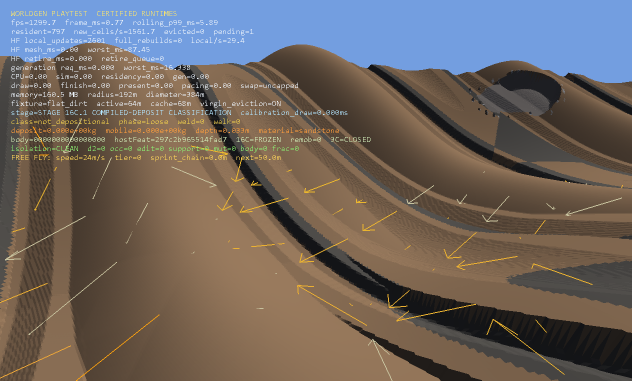
#> input picture Docs/provenance_16c1_compiled_deposit_classification_player_view.ppm, 1264 x 761 px, given in place of provenance_mv1rot_00_mv2boff_cull.ppm, which was not available (shown at 1/2 size)
$ python viz_ms1b_ab.py
#> lines starting #> are read from the running program, lines starting #| are printed output that depends on the picture; pictures that were not available may be replaced by others from this repository, and a replacement may not be noted
### Tools/Worldgen/macro_page_contract.py
"""EI0.C canonical macro-page authority contract.

This module validates immutable macro projection pages.  Page and descriptor
schema versions are representation identities; only ``GenesisIdentity`` is
hashed into ``genesis_digest``.  The page binds to a genesis, never to a
playthrough/world UUID.
"""

from __future__ import annotations

from dataclasses import dataclass, field
from decimal import Decimal, InvalidOperation
import hashlib
import json
import math
from pathlib import Path

try:
    import generated_world_descriptors as descriptors
except ModuleNotFoundError:  # package import in focused certs
    from . import generated_world_descriptors as descriptors


MAGIC = "PROVENANCE_MACRO_AUTHORITY_PAGE_V2"
LEGACY_MAGIC = "PROVENANCE_MACRO_AUTHORITY_PAGE_V1"
PAGE_SCHEMA_VERSION = 2
PAGE_DIGEST_ALGORITHM = "sha256-canonical-records-v1"
SOURCE_DIGEST_ALGORITHM = "fnv1a64-height-centimeters-le6-v1"
SURFACE_DIGEST_ALGORITHM = "fnv1a64-packed-le5-v1"
WATER_DIGEST_ALGORITHM = "fnv1a64-packed-le8-v1"
PAYLOAD_ENCODING = "ascii-row-major-v1"
REGION_SIZE_M = Decimal("64000.0")
REGION_HALF_M = Decimal("32000.0")
SUPERTILE_SIZE_M = Decimal("384000.0")
REGION_KEY = "causal_world_macro_provinces_floor"

FNV_OFFSET = 14695981039346656037
FNV_PRIME = 1099511628211

GENESIS_FIELDS = (
    "identity_schema_version", "seed", "coordinate_frame_id",
    "generator_family", "generator_version", "generator_build_digest",
    "generator_config_digest", "material_registry_id",
    "material_registry_digest", "surface_grammar_id",
    "surface_grammar_version", "water_grammar_id", "water_grammar_version",
)

_IDENTITY_PRODUCT = json.loads(
    (Path(__file__).with_name("provenance_macro_identity.generated.json"))
    .read_text(encoding="utf-8"))
#> (reads Tools/Worldgen/provenance_macro_identity.generated.json from the repository)
GENESIS_IDENTITY = {
    name: _IDENTITY_PRODUCT[name] for name in GENESIS_FIELDS
}

# Superseded identities are evidence only. They can be inspected in explicit
# diagnostic mode and can never enter canonical authority.
LEGACY_GENESIS_IDENTITY = {
    **GENESIS_IDENTITY,
    "generator_build_digest": "afa225c1bada4642a3ba6dd79948870e396293a5dd8c5595b1e8c10257a8b72a",
    "generator_config_digest": "f5ad774512951d272fe507700dd4702ac3094f253c75596936a92e1d852cf8a0",
    "material_registry_digest": "e33bf4530caf681caed2d8a0bebe5cd886fd38d4954a480fa4d458149f825c76",
}
LEGACY_GENESIS_DIGEST = "17405cbecb97d55aee9e85408e8735c7f055f6ad87369dfa94bee4762c67e994"
TOOLCHAIN_SUPERSEDED_GENESIS_IDENTITY = {
    **GENESIS_IDENTITY,
    "generator_build_digest": "5d7c1636de50e62dabbae43233e7fc4abdb6d16bc06e79874a92f0010f697d08",
}
TOOLCHAIN_SUPERSEDED_GENESIS_DIGEST = (
    "8394bfefb6955cfffec1c927721d2e6da1b4a24c5525dce4cd238640c2ecd801")
SUPERSEDED_GENESIS_IDENTITIES = (
    (LEGACY_GENESIS_IDENTITY, LEGACY_GENESIS_DIGEST, "opaque EI0.C"),
    (TOOLCHAIN_SUPERSEDED_GENESIS_IDENTITY,
     TOOLCHAIN_SUPERSEDED_GENESIS_DIGEST, "toolchain-sensitive EI0.E/EI2"),
)


def canonical_genesis_bytes(identity: dict) -> bytes:
    if set(identity) != set(GENESIS_FIELDS):
        raise ValueError("malformed GenesisIdentity")
    ordered = {name: identity[name] for name in GENESIS_FIELDS}
    return json.dumps(ordered, ensure_ascii=False, separators=(",", ":")).encode("utf-8")


def genesis_digest(identity: dict = GENESIS_IDENTITY) -> str:
    return hashlib.sha256(canonical_genesis_bytes(identity)).hexdigest()


GENESIS_DIGEST = genesis_digest()
if GENESIS_DIGEST != _IDENTITY_PRODUCT["genesis_digest"]:
    raise RuntimeError("stale generated Provenance macro identity")


class Failure:
    NONE = "NONE"
    IO_ERROR = "IO_ERROR"
    LEGACY_PAGE = "LEGACY_PAGE"
    MALFORMED_HEADER = "MALFORMED_HEADER"
    UNSUPPORTED_PAGE_SCHEMA = "UNSUPPORTED_PAGE_SCHEMA"
    WRONG_GENESIS = "WRONG_GENESIS"
    WRONG_GENERATOR = "WRONG_GENERATOR"
    WRONG_MATERIAL_REGISTRY = "WRONG_MATERIAL_REGISTRY"
    WRONG_SCHEMA_DIGEST = "WRONG_SCHEMA_DIGEST"
    WRONG_PAGE_COORD = "WRONG_PAGE_COORD"
    INVALID_RANGE = "INVALID_RANGE"
    TRUNCATED_PAYLOAD = "TRUNCATED_PAYLOAD"
    UNSUPPORTED_SURFACE_ENCODING = "UNSUPPORTED_SURFACE_ENCODING"
    UNSUPPORTED_WATER_ENCODING = "UNSUPPORTED_WATER_ENCODING"
    SOURCE_DIGEST_MISMATCH = "SOURCE_DIGEST_MISMATCH"
    SURFACE_DIGEST_MISMATCH = "SURFACE_DIGEST_MISMATCH"
    WATER_DIGEST_MISMATCH = "WATER_DIGEST_MISMATCH"
    PAGE_DIGEST_MISMATCH = "PAGE_DIGEST_MISMATCH"
    INVALID_ENUM = "INVALID_ENUM"
    LINEAGE_MISMATCH = "LINEAGE_MISMATCH"


class Trust:
    UNLOADED = "UNLOADED"
    VALIDATING = "VALIDATING"
    VALID_AUTHORITY = "VALID_AUTHORITY"
    QUARANTINED = "QUARANTINED"
    DIAGNOSTIC_ONLY = "DIAGNOSTIC_ONLY"


@dataclass
class ValidationResult:
    trust: str = Trust.QUARANTINED
    failure: str = Failure.MALFORMED_HEADER
    detail: str = ""
    values: dict[str, str] = field(default_factory=dict)
    heights: list[float] = field(default_factory=list)
    surface_codes: list[int] = field(default_factory=list)
    water_codes: list[int] = field(default_factory=list)

    @property
    def authoritative(self) -> bool:
        return self.trust == Trust.VALID_AUTHORITY


@dataclass
class TrustedPageSlot:
    """Atomic publication model: an invalid candidate never replaces trust."""

    published: ValidationResult | None = None
    last_rejected: ValidationResult | None = None

    # [14 lines left out: functions publish_candidate, _fnv_bytes, not called in this run]


def fnv_text(text: str) -> str:
    return f"{_fnv_bytes(text.encode('utf-8')):016x}"


def region_id(seed: str, ri: int, rj: int, region_key: str = REGION_KEY) -> str:
    return fnv_text(f"{region_key}:macro:{seed}:({ri},{rj})")


# [5 lines left out: function supertile_cell, not called in this run]


def supertile_id(seed: str, sti: int, stj: int, region_key: str = REGION_KEY) -> str:
    return fnv_text(f"{region_key}:macro:{seed}:supertile:({sti},{stj})")


# [23 lines left out: functions _records, canonical_page_bytes, not called in this run]


def page_digest(magic: str, values: dict[str, str]) -> str:
    return hashlib.sha256(canonical_page_bytes(magic, values)).hexdigest()


# [13 lines left out: functions _height_digest, _packed_digest, not called in this run]


def _fail(code: str, detail: str, values=None, trust=Trust.QUARANTINED) -> ValidationResult:
    return ValidationResult(trust=trust, failure=code, detail=detail, values=values or {})


# [198 lines left out: functions validate_text, reissue_identity_text, upgrade_legacy_page_text, load_and_validate, not called in this run]

### Tools/Worldgen/viz_ms1b_ab.py
"""MS1.B A/B contact sheet.

TOP: real-renderer near/mid origin world (MV1), MS1.B OFF (frozen single-layer
DIAGNOSTIC palette -- the 'alpine white' / olive / grey the cut retires) vs ON
(one shared SurfaceState->appearance resolver; material-derived).

BOTTOM: the far origin world (+/-160 km) rendered top-down through the SAME MS1.B
appearance palette from the SHIPPED page descriptor -- volcanic (dark), rock,
regolith, sediment provinces read as different MATERIALS, not an elevation ramp.
This bottom panel mirrors the C++ Ms1::ResolveAppearance base-albedo tables so it
previews the far material world the renderer draws from the descriptor.

Run:  python Tools/Worldgen/viz_ms1b_ab.py
Emits: Docs/provenance_ms1b_ab_contact_sheet.png
"""
from __future__ import annotations
from pathlib import Path
from PIL import Image, ImageDraw

import macro_authority as MA
from macro_authority import unpack_surface

ROOT = Path(__file__).resolve().parents[2]
DOCS = ROOT / "Docs"
PAGE_DIR = ROOT / "Data" / "Worldgen" / "MacroAuthority"
SCRATCH = Path(r"C:\Users\D-Day\AppData\Local\Temp\claude\C--Users-D-Day-ProvenanceEsoterica\64608940-1826-4869-b6c1-4bf5c20595bc\scratchpad")

# ---- mirror of Ms1::LithologyAlbedo / SubstrateAlbedo (base albedo, 0..1) --------------- #
LITH = {0:(0.62,0.58,0.55),1:(0.24,0.22,0.22),2:(0.78,0.63,0.41),3:(0.42,0.44,0.45),
        4:(0.80,0.79,0.71),5:(0.74,0.70,0.72),6:(0.52,0.48,0.54),7:(0.55,0.52,0.50)}
def _mix(a,b,t): return tuple(a[i]+(b[i]-a[i])*max(0,min(1,t)) for i in range(3))
# [24 lines left out: function base_albedo, not called in this run]

def ss_sub(ss):  # substrate index via name
    return MA._SUBSTRATE_IDX[ss.substrate_class]
def ss_lith(ss): return MA._LITHOLOGY_IDX[ss.lithology_class]
def ss_fam(ss):  return MA._FAMILY_IDX[ss.dominant_surface_family]

def load_ppm(path):
    return Image.open(path).convert("RGB")
#> returned value is the input picture: PIL image 1264x761 RGB; mean R, G, B 109.3, 100.4, 95.4

def label(img, text, h=22):
    out=Image.new("RGB",(img.width,img.height+h),(20,20,24))
    out.paste(img,(0,h)); d=ImageDraw.Draw(out); d.text((6,4),text,fill=(235,235,235)); return out

# [22 lines left out: function far_material_map, not called in this run]

def main():
    pairs=[("00","looking N"),("06","looking S")]
    rows=[]
    for tag,desc in pairs:
        off=load_ppm(DOCS/f"provenance_mv1rot_{tag}_mv2boff_cull.ppm").resize((560,337))
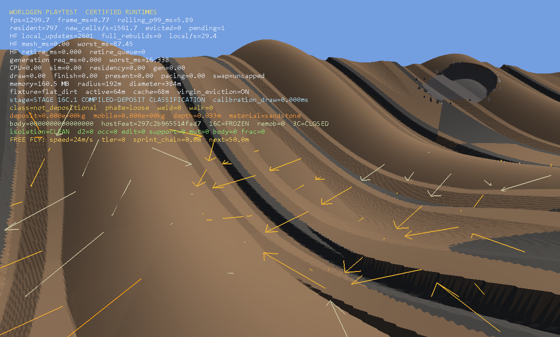
#> off: PIL image 560x337 RGB; mean R, G, B 109.3, 100.4, 95.4
        on =load_ppm(SCRATCH/"ab_on"/f"provenance_mv1rot_{tag}_mv2boff_cull.ppm").resize((560,337))
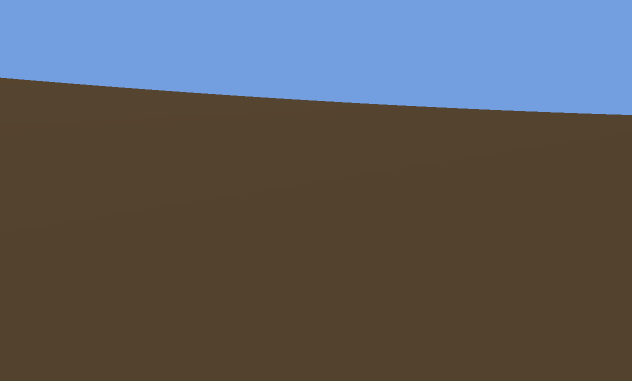
#> input picture Docs/provenance_cardinal_mw1_south_outer.ppm, 1264 x 761 px, given in place of provenance_mv1rot_00_mv2boff_cull.ppm, which was not available (shown at 1/2 size)
#> in load_ppm, returned value is the input picture: PIL image 1264x761 RGB; mean R, G, B 91.6, 90.3, 92.5
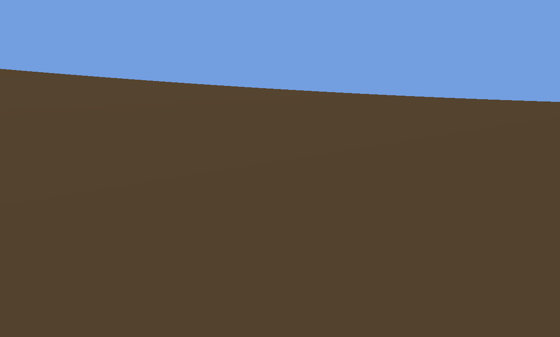
#> on: PIL image 560x337 RGB; mean R, G, B 91.6, 90.3, 92.5
        a=label(off,f"OFF  diagnostic palette (biome CapColor: alpine WHITE) — {desc}")
#> in label, `out.paste(img, (0, h))`:
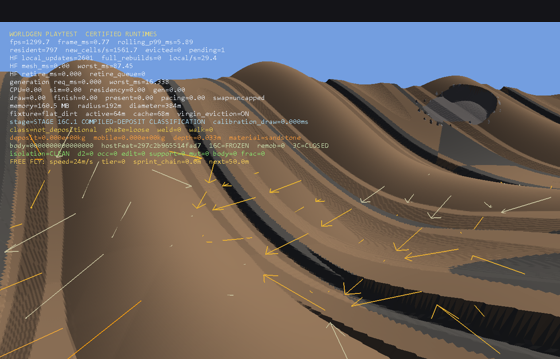
#> out: PIL image 560x359 RGB; mean R, G, B 103.8, 95.5, 91
        b=label(on ,f"ON   MS1.B shared resolver: material-derived — {desc}")
#> call 2 of label, with h = 22
#> in label (call 2), `out.paste(img, (0, h))`:
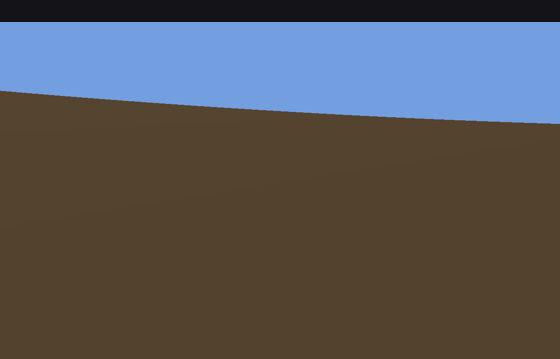
#> out: PIL image 560x359 RGB; mean R, G, B 87.2, 86, 88.3
        gap=Image.new("RGB",(12,a.height),(20,20,24))
        row=Image.new("RGB",(a.width+12+b.width,a.height),(20,20,24))
        row.paste(a,(0,0)); row.paste(gap,(a.width,0)); row.paste(b,(a.width+12,0)); rows.append(row)
#> after `row.paste(a, (0, 0))`:
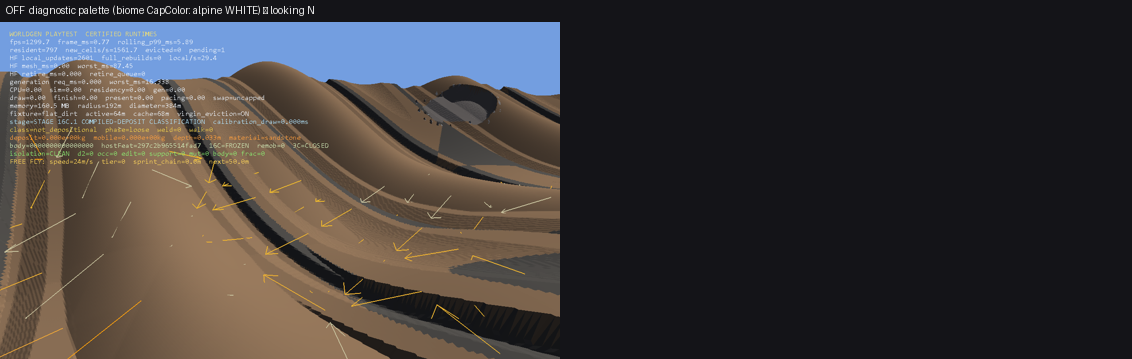
#> row: PIL image 1132x359 RGB; mean R, G, B 61.8, 57.7, 57.5
#> after `row.paste(b, (a.width + 12, 0))`:
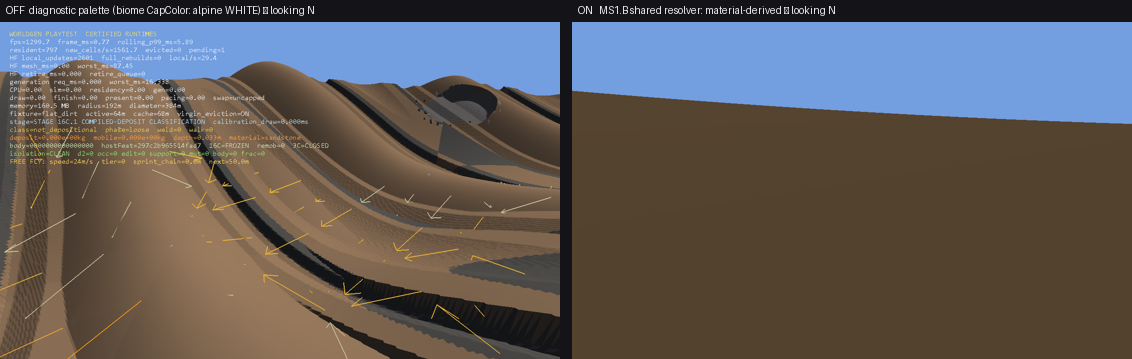
#> row: PIL image 1132x359 RGB; mean R, G, B 95.4, 90.7, 89.6
    far=label(far_material_map(),
              "FAR origin world +/-160 km — MS1.B material appearance from the shipped page descriptor "
              "(volcanic dark / rock / regolith / sediment as MATERIAL, top-down flat; not an elevation ramp)")
    W=max(r.width for r in rows+[far]); pad=10
    H=sum(r.height for r in rows)+far.height+pad*(len(rows)+2)
    sheet=Image.new("RGB",(W,H),(16,16,20)); y=pad
    title=label(Image.new("RGB",(W,4),(16,16,20)),
                "MS1.B — one shared SurfaceState->appearance resolver retires the near/mid/far diagnostic palettes",26)
    sheet.paste(title,(0,0)); y=title.height+pad
    for r in rows: sheet.paste(r,(0,y)); y+=r.height+pad
    sheet.paste(far,(0,y))
    out=DOCS/"provenance_ms1b_ab_contact_sheet.png"; sheet.save(out); print("wrote",out)

if __name__=="__main__":
#> (the run stopped early here; a loop or call above may not have finished)
